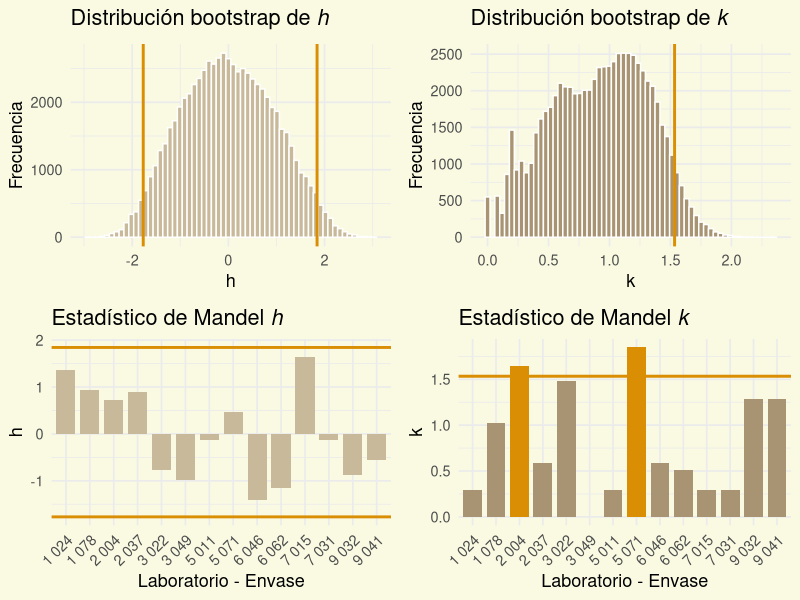

The R source for this figure:
# ==========================================================
# MANDEL h Y k BOOTSTRAP 
#
# MR-05a
#
# Unidad experimental:
# Laboratorio - Envase
# ==========================================================

library(tidyverse)
library(ggplot2)
library(patchwork)
library(gridExtra)

#==========================================================
# DATOS
#==========================================================

datos <- tibble(
  lab = c(7,7,5,5,9,9,3,3,2,2,6,6,1,1),
  
  envase = c(
    "015","031","011","071",
    "032","041","022","049",
    "004","037","046","062",
    "024","078"
  ),
  
  r1 = c(
    0.34,0.24,0.23,0.30,
    0.16,0.23,0.21,0.18,
    0.30,0.29,0.16,0.18,
    0.32,0.32
  ),
  
  r2 = c(
    0.35,0.23,0.23,0.23,
    0.21,0.21,0.21,0.18,
    0.25,0.29,0.16,0.17,
    0.33,0.28
  ),
  
  r3 = c(
    0.34,0.23,0.24,0.28,
    0.19,0.18,0.16,0.18,
    0.31,0.31,0.14,0.16,
    0.33,0.30
  )
)

#==========================================================
# h OBSERVADO
#==========================================================

datos$media <- rowMeans(
  datos[,c("r1","r2","r3")]
)

media_global <- mean(datos$media)

sx <- sd(datos$media)

datos$h <- (
  datos$media -
    media_global
)/sx

#==========================================================
# k OBSERVADO
#==========================================================

datos$sd_lab <- apply(
  datos[,c("r1","r2","r3")],
  1,
  sd
)

sr <- sqrt(
  mean(datos$sd_lab^2)
)

datos$k <- datos$sd_lab/sr

#==========================================================
# BOOTSTRAP 
#==========================================================

todos <- as.numeric(
  unlist(
    datos[,c("r1","r2","r3")]
  )
)

#----------------------------------------------------------
# DETECCION DE EXTREMOS
#----------------------------------------------------------

outliers <- boxplot.stats(
  todos
)$out

cat("\nObservaciones extremas detectadas:\n")
print(outliers)

#----------------------------------------------------------
# ELIMINACION DE EXTREMOS
#----------------------------------------------------------

todos_rob <- todos[
  !(todos %in% outliers)
]

cat("\nObservaciones originales :",length(todos))
cat("\nObservaciones robustas   :",length(todos_rob))
cat("\n")

#==========================================================
# BOOTSTRAP
#==========================================================

set.seed(123)

B <- 5000

L <- 14
n <- 3

h_boot <- c()
k_boot <- c()

for(b in 1:B){
  
  muestra_boot <- sample(
    todos_rob,
    size = L*n,
    replace = TRUE
  )
  
  datos_boot <- matrix(
    muestra_boot,
    nrow = L,
    byrow = TRUE
  )
  
  medias_boot <- rowMeans(
    datos_boot
  )
  
  h_aux <- (
    medias_boot -
      mean(medias_boot)
  ) / sd(medias_boot)
  
  sd_boot <- apply(
    datos_boot,
    1,
    sd
  )
  
  sr_boot <- sqrt(
    mean(sd_boot^2)
  )
  
  k_aux <- sd_boot/sr_boot
  
  h_boot <- c(
    h_boot,
    h_aux
  )
  
  k_boot <- c(
    k_boot,
    k_aux
  )
  
}

#==========================================================
# VALORES CRITICOS
#==========================================================

alpha <- 0.05

h_inf <- quantile(
  h_boot,
  0.025
)

h_sup <- quantile(
  h_boot,
  0.975
)

k_sup <- quantile(
  k_boot,
  0.95
)

#==========================================================
# CLASIFICACION
#==========================================================

datos <- datos %>%
  mutate(
    
    h_outlier =
      h < h_inf |
      h > h_sup,
    
    k_outlier =
      k > k_sup
    
  )

#==========================================================
# RESULTADOS
#==========================================================

print(
  datos %>%
    select(
      lab,
      envase,
      media,
      h,
      k,
      h_outlier,
      k_outlier
    )
)

cat("\n")
cat("h inferior =",round(h_inf,3),"\n")
cat("h superior =",round(h_sup,3),"\n")
cat("k superior =",round(k_sup,3),"\n")

#==========================================================
# PALETA 
#==========================================================

col_fondo   <- "#FAFAE3"
col_claro   <- "#E7E5CE"
col_medio   <- "#D9D1BA"
col_cacao   <- "#C8B99A"
col_oscuro  <- "#A89372"
col_linea   <- "#D98E04"


#==========================================================
# DISTRIBUCION BOOTSTRAP h
#==========================================================

g1 <- ggplot(
  data.frame(h = h_boot),
  aes(h)
)+
  geom_histogram(
    bins = 60,
    fill = col_cacao,
    colour = "white"
  )+
  geom_vline(
    xintercept = c(h_inf,h_sup),
    colour = col_linea,
    linewidth = 1
  )+
  labs(
    title = expression("Distribución bootstrap de " * italic(h)),
    x = "h",
    y = "Frecuencia"
  )+
  theme_minimal(base_size = 13)+
  theme(
    plot.background  = element_rect(fill = col_fondo,color = NA),
    panel.background = element_rect(fill = col_fondo,color = NA),
    plot.title = element_text(face = "bold")
  )

#==========================================================
# DISTRIBUCION BOOTSTRAP k
#==========================================================

g2 <- ggplot(
  data.frame(k = k_boot),
  aes(k)
)+
  geom_histogram(
    bins = 60,
    fill = col_oscuro,
    colour = "white"
  )+
  geom_vline(
    xintercept = k_sup,
    colour = col_linea,
    linewidth = 1
  )+
  labs(
    title = expression("Distribución bootstrap de " * italic(k)),
    x = "k",
    y = "Frecuencia"
  )+
  theme_minimal(base_size = 13)+
  theme(
    plot.background  = element_rect(fill = col_fondo,color = NA),
    panel.background = element_rect(fill = col_fondo,color = NA),
    plot.title = element_text(face = "bold")
  )

#==========================================================
# MANDEL h
#==========================================================

g3 <- ggplot(
  datos,
  aes(
    x = paste(lab,envase),
    y = h,
    fill = h_outlier
  )
)+
  geom_col(width = 0.8)+
  geom_hline(
    yintercept = h_inf,
    colour = col_linea,
    linewidth = 1
  )+
  geom_hline(
    yintercept = h_sup,
    colour = col_linea,
    linewidth = 1
  )+
  scale_fill_manual(
    values = c(
      "FALSE" = col_cacao,
      "TRUE"  = col_linea
    )
  )+
  labs(
    title = expression("Estadístico de Mandel " * italic(h)),
    x = "Laboratorio - Envase",
    y = "h"
  )+
  theme_minimal(base_size = 13)+
  theme(
    axis.text.x = element_text(
      angle = 45,
      hjust = 1
    ),
    legend.position = "none",
    plot.background  = element_rect(fill = col_fondo,color = NA),
    panel.background = element_rect(fill = col_fondo,color = NA),
    plot.title = element_text(face = "bold")
  )

#==========================================================
# MANDEL k
#==========================================================

g4 <- ggplot(
  datos,
  aes(
    x = paste(lab,envase),
    y = k,
    fill = k_outlier
  )
)+
  geom_col(width = 0.8)+
  geom_hline(
    yintercept = k_sup,
    colour = col_linea,
    linewidth = 1
  )+
  scale_fill_manual(
    values = c(
      "FALSE" = col_oscuro,
      "TRUE"  = col_linea
    )
  )+
  labs(
    title = expression("Estadístico de Mandel " * italic(k)),
    x = "Laboratorio - Envase",
    y = "k"
  )+
  theme_minimal(base_size = 13)+
  theme(
    axis.text.x = element_text(
      angle = 45,
      hjust = 1
    ),
    legend.position = "none",
    plot.background  = element_rect(fill = col_fondo,color = NA),
    panel.background = element_rect(fill = col_fondo,color = NA),
    plot.title = element_text(face = "bold")
  )

#==========================================================
# PANEL 
#==========================================================

grafico_mr05 <- grid.arrange(
  g1,
  g2,
  g3,
  g4,
  ncol = 2
)

ggsave(
  filename = "mr05.png",
  plot = grafico_mr05,
  width = 12,
  height = 10,
  dpi = 300
)
